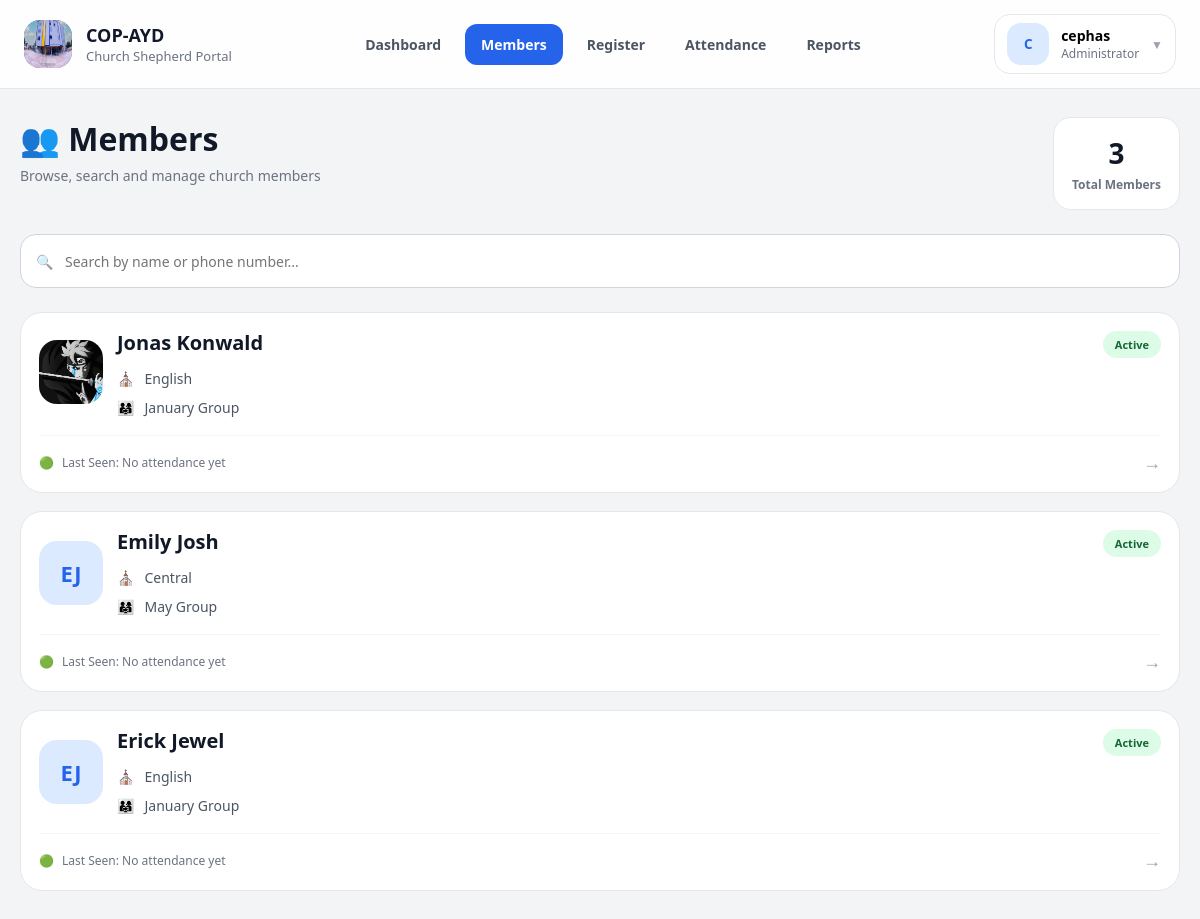
/members/ (signed in), run on the app's committed database.
### members/models.py (models this page shows, shortened)
class Member(models.Model):
    first_name = models.CharField(max_length=100)
    last_name = models.CharField(max_length=100)
    date_of_birth = models.DateField()
    primary_phone = models.CharField(max_length=20)
    secondary_phone = models.CharField(
        max_length=20,
        blank=True,
        null=True
    )
    email = models.EmailField(blank=True, null=True)
    image = models.ImageField(
        upload_to='profiles/',
        blank=True,
        null=True
    )
    session = models.ForeignKey(
        Session,
        on_delete=models.SET_NULL,
        null=True,
        related_name='members'
    )
    shepherd_group = models.ForeignKey(
        ShepherdGroup,
        on_delete=models.SET_NULL,
        null=True,
        related_name='members'
    )
    registered_by = models.ForeignKey(
        User,
        on_delete=models.SET_NULL,
        null=True,
        related_name='registered_members'
    )
    updated_by = models.ForeignKey(
        User,
        on_delete=models.SET_NULL,
        null=True,
        blank=True,
        related_name='updated_members'
    )
    created_at = models.DateTimeField(auto_now_add=True)
    updated_at = models.DateTimeField(auto_now=True)
    is_active = models.BooleanField(default=True)

class Session(models.Model):
    SESSION_CHOICES = [
        ('central', 'Central'),
        ('english', 'English'),
    ]
    name = models.CharField(
        max_length=20,
        choices=SESSION_CHOICES,
        unique=True
    )

class ShepherdGroup(models.Model):
    MONTH_CHOICES = [
        (1, 'January'),
        (2, 'February'),
        (3, 'March'),
        (4, 'April'),
        (5, 'May'),
        (6, 'June'),
        (7, 'July'),
        (8, 'August'),
        (9, 'September'),
        (10, 'October'),
        (11, 'November'),
        (12, 'December'),
    ]
    name = models.CharField(max_length=100)
    birth_month = models.IntegerField(choices=MONTH_CHOICES)
    session = models.ForeignKey(
        Session,
        on_delete=models.CASCADE,
        related_name='groups'
    )

### members/views.py (the view, shortened to what this page needs)
# urls.py: path('members/', member_list, name='member_list'),
@login_required
def member_list(request):
    query = request.GET.get('q')
    members = get_accessible_members(request.user)
    for member in members:
        last_attendance = Attendance.objects.filter(
            member=member,
            present=True
        ).order_by('-date').first()
        member.last_seen = (
            last_attendance.date
            if last_attendance
            else None
        )
    context = {
        'members': members,
        'query': query,
        'active_page': 'members'
    }
    html = render_to_string(
        'members/partials/member_list_content.html',
        context,
        request=request
    )
    if request.headers.get('X-Requested-With') == 'XMLHttpRequest':
        return HttpResponse(html)
    return render(
        request,
        'members/member_list.html',
        context
    )

### members/views.py (called while the page is built, shortened)
def get_user_role(user):
    if user.is_superuser:
        return 'superuser'
    if hasattr(user, 'profile'):
        return user.profile.role
    return None

def get_accessible_members(user):
    role = get_user_role(user)
    if user.is_superuser or role == 'pastor':
        return Member.objects.filter(is_active=True)
    elif role == 'elder':
        return Member.objects.filter(
            session=user.profile.session,
            is_active=True
        )
    elif role == 'shepherd_leader':
        return Member.objects.filter(
            shepherd_group=user.profile.shepherd_group,
            is_active=True
        )
    elif role == 'administrator':
        return Member.objects.filter(is_active=True)
    return Member.objects.none()

### members/templates/members/partials/member_list_content.html (shortened to what this page needs)
{% load custom_tags %}
<div class="members-page">
    <div class="members-header">
        <div>
            <h1 class="members-title">
                👥 Members
            </h1>
            <p class="members-subtitle">
                Browse, search and manage church members
            </p>
        </div>
        <div class="members-summary-card">
            <div class="members-summary-number">
                {{ members|length }}
            </div>
            <div class="members-summary-label">
                Total Members
            </div>
        </div>
    </div>
    <div class="members-toolbar">
        <div class="members-search-wrapper">
            <span class="members-search-icon">
                🔍
            </span>
            <input type="text"
                   id="search"
                   class="members-search-input js-search-input"
                   placeholder="Search by name or phone number...">
        </div>
    </div>
    <div id="members-container"
         class="members-grid">
        {% for member in members %}
        <a href="/member/{{ member.id }}/"
           class="member-card js-member-card"
           data-name="{{ member.first_name }} {{ member.last_name }}"
           data-phone="{{ member.primary_phone }} {{ member.secondary_phone }}">
            <div class="member-card-top">
                <div class="member-main-row">
                    <div class="member-avatar-wrapper">
                        {% if member.image %}
                            <img src="{{ member.image.url }}"
                                class="member-avatar"
                                alt="{{ member.first_name }}">
                        {% else %}
                            <div class="member-avatar member-avatar-placeholder">
                                {{ member.first_name|first }}{{ member.last_name|first }}
                            </div>
                        {% endif %}
                    </div>
                    <div class="member-card-body">
                        <h3 class="member-name">
                            {{ member.first_name }} {{ member.last_name }}
                        </h3>
                        <div class="member-meta-list">
                            {% if member.session %}
                            <div class="member-meta-item">
                                <span class="member-meta-icon">⛪</span>
                                <span>{{ member.session.name | capfirst }}</span>
                            </div>
                            {% endif %}
                            {% if member.shepherd_group %}
                            <div class="member-meta-item">
                                <span class="member-meta-icon">👨‍👩‍👧</span>
                                <span>{{ member.shepherd_group.name }}</span>
                            </div>
                            {% endif %}
                        </div>
                    </div>
                </div>
                <div class="member-status-indicator">
                    Active
                </div>
            </div>
            <div class="member-card-footer">
                <div class="member-last-seen">
                    <span class="member-meta-icon">
                        🟢
                    </span>
                    <span>
                        Last Seen:
                        {{ member.last_seen|default:"No attendance yet" }}
                    </span>
                </div>
                <div class="member-card-arrow">
                    →
                </div>
            </div>
        </a>
        {% endfor %}
    </div>
</div>

### members/templates/members/member_list.html
{% extends 'members/base.html' %}
{% block content %}
    {% include 'members/partials/member_list_content.html' %}
{% endblock %}

### members/templates/members/base.html (shortened to what this page needs)
{% load static %}
<!DOCTYPE html>
<html lang="en">
<head>
    <link rel="stylesheet"
        href="{% static 'members/css/base.css' %}">
    <link rel="stylesheet"
        href="{% static 'members/css/layout.css' %}">
    <link rel="stylesheet"
        href="{% static 'members/css/components.css' %}">
    <link rel="stylesheet"
        href="{% static 'members/css/mobile.css' %}">
    <link rel="stylesheet"
        href="{% static 'members/css/dashboard.css' %}">
    <link rel="stylesheet"
        href="{% static 'members/css/attendance.css' %}">
    <link rel="stylesheet"
        href="{% static 'members/css/member_list.css' %}">
    <link rel="stylesheet"
        href="{% static 'members/css/member_inner.css' %}">
    <link rel="stylesheet"
        href="{% static 'members/css/member_detail.css' %}">
    <link rel="stylesheet"
        href="{% static 'members/css/register.css' %}">
    <link rel="stylesheet"
        href="{% static 'members/css/report.css' %}">
    <link rel="stylesheet"
        href="{% static 'members/css/login.css' %}">
</head>
<body>
{% if request.user.is_authenticated %}
<header class="app-header">
    <div class="app-header-inner">
        <div class="app-header-left">
            <a href="/"
               class="app-brand">
                <div class="app-brand-icon">
                    <img src="{% static 'members/imgs/church-logo.jpg' %}" alt="Logo">
                </div>
                <div class="app-brand-content">
                    <span class="app-brand-title">
                        COP-AYD
                    </span>
                    <span class="app-brand-subtitle">
                        Church Shepherd Portal
                    </span>
                </div>
            </a>
        </div>
        <nav class="app-nav">
            <a href="/"
            class="app-nav-link">
                Dashboard
            </a>
            <a href="/members/"
            class="app-nav-link">
                Members
            </a>
            <a href="/register/"
            class="app-nav-link">
                Register
            </a>
            <a href="/attendance/"
            class="app-nav-link">
                Attendance
            </a>
            <a href="/reports/"
            class="app-nav-link">
                Reports
            </a>
        </nav>
        <div class="app-user-dropdown">
            <button type="button"
                    class="app-user-trigger"
                    onclick="toggleUserMenu()">
                <div class="app-user-avatar">
                    {{ request.user.username|first|upper }}
                </div>
                <div class="app-user-meta">
                    <span class="app-user-name">
                        {{ request.user.username }}
                    </span>
                    <span class="app-user-role">
                        {% if request.user.is_superuser %}
                            Administrator
                        {% elif request.user.is_staff %}
                            Staff
                        {% else %}
                            User
                        {% endif %}
                    </span>
                </div>
                <span class="app-user-chevron">
                    ▼
                </span>
            </button>
        </div>
    </div>
</header>
{% endif %}
<main class="app-main">
    <div class="app-container"
         id="content">
        {% block content %}
        {% endblock %}
    </div>
</main>
</body>
</html>

### members/static/members/css/base.css (style rules this page uses)
* { margin: 0; padding: 0; box-sizing: border-box; }
body { font-family: Inter, Arial, sans-serif; background: #f3f4f6; color: #111827; min-height: 100vh; }
a { text-decoration: none; color: inherit; }
button { font-family: inherit; }

### members/static/members/css/layout.css (style rules this page uses)
.app-header { position: sticky; top: 0; z-index: 100; background: rgba(255,255,255,0.9); backdrop-filter: blur(12px); border-bottom: 1px solid #e5e7eb; }
.app-header-inner { max-width: 1400px; margin: auto; padding: 14px 24px; display: flex; align-items: center; justify-content: space-between; gap: 20px; }
.app-header-left { display: flex; align-items: center; gap: 14px; }
.app-brand { display: flex; align-items: center; gap: 14px; }
.app-brand-icon { width: 48px; height: 48px; border-radius: 16px; background: linear-gradient( 135deg, #2563eb, #1d4ed8 ); display: flex; align-items: center; justify-content: center; color: white; font-size: 22px; flex-shrink: 0; }
.app-brand-icon img { width: 48px; height: 48px; border-radius: 16px; display: flex; align-items: center; justify-content: center; font-size: 22px; flex-shrink: 0; }
.app-brand-content { display: flex; flex-direction: column; }
.app-brand-title { font-size: 18px; font-weight: 800; color: #111827; }
.app-brand-subtitle { font-size: 13px; color: #6b7280; }
.app-nav { display: flex; align-items: center; gap: 8px; }
.app-nav-link { padding: 11px 16px; border-radius: 12px; color: #4b5563; font-size: 14px; font-weight: 600; transition: 0.2s ease; }
.app-nav-link.active { background: #2563eb; color: white; }
.app-user-dropdown { position: relative; }
.app-user-trigger { border: none; background: white; border: 1px solid #e5e7eb; border-radius: 16px; padding: 8px 12px; cursor: pointer; display: flex; align-items: center; gap: 12px; transition: 0.2s ease; }
.app-user-avatar { width: 42px; height: 42px; border-radius: 14px; background: #dbeafe; color: #2563eb; display: flex; align-items: center; justify-content: center; font-weight: 700; }
.app-user-meta { display: flex; flex-direction: column; align-items: flex-start; }
.app-user-name { font-size: 14px; font-weight: 700; }
.app-user-role { font-size: 12px; color: #6b7280; }
.app-user-chevron { font-size: 12px; color: #9ca3af; }
.app-main { padding: 28px 20px; }
.app-container { max-width: 1400px; margin: auto; }

### members/static/members/css/login.css (style rules this page uses)
* { margin: 0; padding: 0; box-sizing: border-box; font-family: "Segoe UI", Tahoma, Geneva, Verdana, sans-serif; }

### data on the page
Member: image (picture), first_name "Jonas", last_name "Konwald", session.name "English", shepherd_group.name "January Group", last_seen "No attendance yet"
Member: first_name|first "E", last_name|first "J", first_name "Emily", last_name "Josh", session.name "Central", shepherd_group.name "May Group", last_seen "No attendance yet"
Member: first_name|first "E", last_name|first "J", first_name "Erick", last_name "Jewel", session.name "English", shepherd_group.name "January Group", last_seen "No attendance yet"

### other printed values
{{ request.user.username|first|upper }} "C"
{{ request.user.username }} "cephas"
{{ members|length }} "3"
